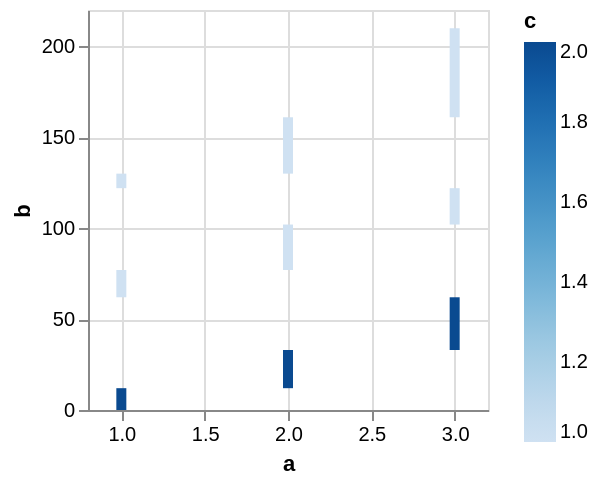

The specification (Vega-Lite) saved for this image:
### Vega specification from a JSON file in a GitHub repository (floating-point values rounded to 4 significant figures)
{"$schema": "https://vega.github.io/schema/vega/v5.json", "description": "Testing invalid", "background": "white", "padding": 5, "width": 200, "height": 200, "style": "cell", "data": [{"name": "source_0", "values": [{"a": 1, "b": 15, "c": 1}, {"a": 2, "b": 25, "c": 1}, {"a": 3, "b": 20, "c": 1}, {"a": 1, "b": 12, "c": 2}, {"a": 2, "b": 21, "c": 2}, {"a": 3, "b": 29, "c": 2}, {"a": 1, "b": 8, "c": null}, {"a": 2, "b": 31, "c": null}, {"a": 3, "b": 49, "c": null}]}, {"name": "data_0", "source": "source_0", "transform": [{"type": "stack", "groupby": [], "field": "b", "sort": {"field": ["c"], "order": ["descending"]}, "as": ["b_start", "b_end"], "offset": "zero"}]}], "marks": [{"name": "marks", "type": "rect", "style": ["bar"], "from": {"data": "data_0"}, "encode": {"update": {"fill": [{"test": "!isValid(datum[\"c\"]) || !isFinite(+datum[\"c\"])", "signal": "scale('color', inrange(0, domain('color')) ? 0 : domain('color')[0])"}, {"scale": "color", "field": "c"}], "tooltip": {"signal": "{\"a\": format(datum[\"a\"], \"\"), \"b\": format(datum[\"b\"], \"\"), \"c\": format(datum[\"c\"], \"\")}"}, "ariaRoleDescription": {"value": "bar"}, "description": {"signal": "\"a: \" + (format(datum[\"a\"], \"\")) + \"; b: \" + (format(datum[\"b\"], \"\")) + \"; c: \" + (format(datum[\"c\"], \"\"))"}, "xc": [{"test": "!isValid(datum[\"a\"]) || !isFinite(+datum[\"a\"])", "signal": "scale('x', inrange(0, domain('x')) ? 0 : domain('x')[0])"}, {"scale": "x", "field": "a"}], "width": {"value": 5}, "y": {"scale": "y", "field": "b_end"}, "y2": {"scale": "y", "field": "b_start"}}}}], "scales": [{"name": "x", "type": "linear", "domain": {"data": "data_0", "field": "a"}, "range": [0, {"signal": "width"}], "nice": true, "zero": false, "padding": 5}, {"name": "y", "type": "linear", "domain": {"data": "data_0", "fields": ["b_start", "b_end"]}, "range": [{"signal": "height"}, 0], "nice": true, "zero": true}, {"name": "color", "type": "linear", "domain": {"data": "data_0", "field": "c"}, "range": "ramp", "interpolate": "hcl", "zero": false}], "axes": [{"scale": "x", "orient": "bottom", "gridScale": "y", "grid": true, "tickCount": {"signal": "ceil(width/40)"}, "domain": false, "labels": false, "aria": false, "maxExtent": 0, "minExtent": 0, "ticks": false, "zindex": 0}, {"scale": "y", "orient": "left", "gridScale": "x", "grid": true, "tickCount": {"signal": "ceil(height/40)"}, "domain": false, "labels": false, "aria": false, "maxExtent": 0, "minExtent": 0, "ticks": false, "zindex": 0}, {"scale": "x", "orient": "bottom", "grid": false, "title": "a", "labelFlush": true, "labelOverlap": true, "tickCount": {"signal": "ceil(width/40)"}, "zindex": 0}, {"scale": "y", "orient": "left", "grid": false, "title": "b", "labelOverlap": true, "tickCount": {"signal": "ceil(height/40)"}, "zindex": 0}], "legends": [{"fill": "color", "gradientLength": {"signal": "clamp(height, 64, 200)"}, "title": "c"}], "config": {"mark": {"tooltip": true}}}
